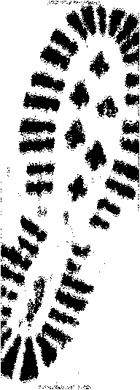
%> input picture report/report_images/2_testing_1.png, 140 x 390 px
$ octave --eval "result = preprocessImage(imread('report/report_images/2_testing_1.png'));"   (GNU Octave 9; MATLAB toolbox functions it lacks are replaced by stand-ins)
%> lines starting %> are read from the running program, lines starting %| are printed output that depends on the picture; in (x1, y1, x2, y2) boxes, pixels count from 0 and x2, y2 are one past the last pixel; in counts of white or black regions, pixels touching at a corner belong together; the program's own positions count from 1
%% Code to preprocess the images

%% Correct for arbitrary orientation
function im_rotated = preprocessImage(im)
% [7 lines of commented-out code are left out]
im_bin = (medfilt2(im, [5 5]) < 255);
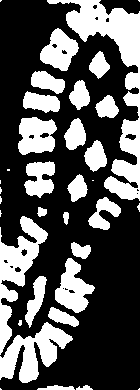
%> im_bin: size 390x140 logical; 34.2% white; 35 white regions (12 under 20 px), largest, box (x1, y1, x2, y2) and area: (47, 0, 140, 201) 4752, (0, 216, 48, 355) 2292, (0, 322, 73, 383) 2083
% further preprocessing to get clean mask if necessary
im_bin = (medfilt2(im_bin, [10 10]));  % get rid of corner outliers
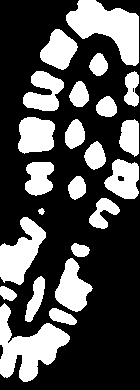
%> im_bin: size 390x140 logical; 32.3% white; 23 white regions, largest, box (x1, y1, x2, y2) and area: (0, 303, 70, 382) 2586, (66, 0, 139, 66) 2571, (0, 217, 46, 285) 1658
% m_bin = bwareaopen(im_bin, 10); % get rid of speckles around the border of the image

% remove pixels outside of footprint track (white border is unnecessary)
im(im_bin == 0) = 0;
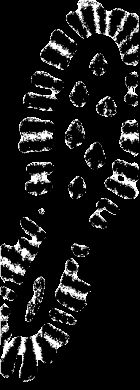
%> im: size 390x140 uint8; min 0, max 255, mean 24.4

% find edges of mask
BW = edge(im_bin,'sobel');
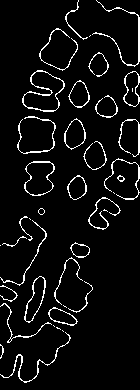
%> BW: size 390x140 logical; 5.9% white in thin lines or dots

% final longest connected component (longest edge)
CC = bwconncomp(BW);
%> CC = 40 connected components
numPixels = cellfun(@numel,CC.PixelIdxList);
%> numPixels = 40 values, max 247 at index 10, min 1 at index 1, mean 80.67
[largestComponent,idx] = max(numPixels);
%> largestComponent = 247; idx = 10

% if largestComponent < 30  % I think I needed this last time but it fails
% on right/2861.png
if isempty(idx)
    % im is already correctly oriented
    im_rotated = im;

    % return cropped image
    mask = im_bin;
    [rowMask, colMask] = ind2sub(size(mask), find(mask == 1));

    minRow = min(rowMask);
    maxRow = max(rowMask);
    minCol = min(colMask);
    maxCol = max(colMask);

    im_rotated = im_rotated(minRow:maxRow, minCol:maxCol);
elseif largestComponent < 30
    % im is already correctly oriented
    im_rotated = im;

    % return cropped image
    mask = im_bin;
    [rowMask, colMask] = ind2sub(size(mask), find(mask == 1));

    minRow = min(rowMask);
    maxRow = max(rowMask);
    minCol = min(colMask);
    maxCol = max(colMask);

    im_rotated = im_rotated(minRow:maxRow, minCol:maxCol);
else
    % find leftmost and rightmost points of longest edge
    [row, col] = ind2sub(size(im), CC.PixelIdxList{idx});
%> row = 247 values, max 112 at index 80, min 71 at index 210, mean 93.28; col = 247 values, max 65 at index 198, min 23 at index 1, mean 43.94
    minColInd = find(col == min(col));
%> minColInd = [1; 2; 6; 9; 12]
    maxColInd = find(col == max(col));
%> maxColInd = [198; 202; 206; 209]

    ptLeft = [row(minColInd(1)) col(minColInd(1))];
%> ptLeft = [99 23]
    ptRight = [row(maxColInd(1)) col(maxColInd(1))];
%> ptRight = [87 65]
%     BW(CC.PixelIdxList{idx}) = 0;  % remove longest edge for visual verification

    % rotate image according to rotation of longest edge
    rad = atan2((ptRight(1) - ptLeft(1)), (ptRight(2) - ptLeft(2))) + pi/2;
%> rad = 1.29
    im_rotated = imrotate(im, rad2deg(rad));
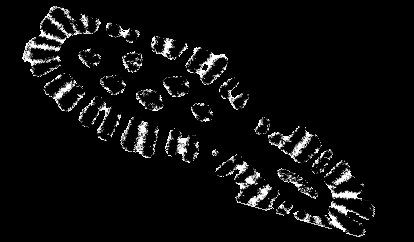
%> im_rotated: size 242x414 uint8; min 0, max 255, mean 13.3

    % return cropped, rotated image
    mask = imrotate(im_bin, rad2deg(rad));
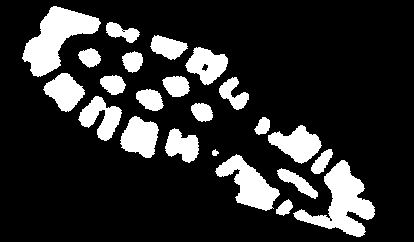
%> mask: size 242x414 logical; 17.6% white; 23 white regions, largest, box (x1, y1, x2, y2) and area: (293, 160, 375, 237) 2587, (22, 6, 101, 77) 2571, (215, 154, 280, 211) 1658
    [rowMask, colMask] = ind2sub(size(mask), find(mask == 1));
%> rowMask = 17657 values from 7 to 237; colMask = 17657 values from 23 to 375

    minRow = min(rowMask);
%> minRow = 7
    maxRow = max(rowMask);
%> maxRow = 237
    minCol = min(colMask);
%> minCol = 23
    maxCol = max(colMask);
%> maxCol = 375

    im_rotated = im_rotated(minRow:maxRow, minCol:maxCol);
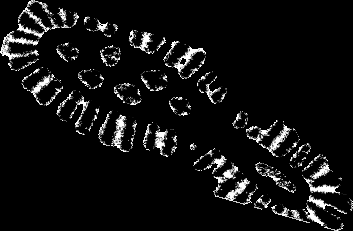
%> im_rotated: size 231x353 uint8; min 0, max 255, mean 16.4
end

% [18 lines of commented-out code are left out]

$ run again, on report/report_images/2_testing_2.png
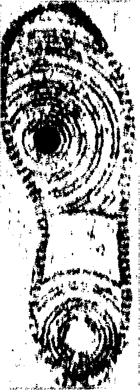
%> input picture report/report_images/2_testing_2.png, 140 x 390 px
%> in preprocessImage, `im_bin = (medfilt2(im, [5 5]) < 255);`:
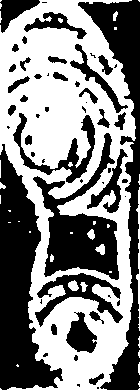
%> im_bin: size 390x140 logical; 51.8% white; 52 black regions (22 under 20 px), largest, box (x1, y1, x2, y2) and area: (0, 144, 63, 390) 7774, (78, 0, 140, 390) 6130, (33, 133, 119, 280) 4777
%> BW: size 390x140 logical; 6.9% white in thin lines or dots
%> CC = 40 connected components
%> numPixels = 40 values, max 923 at index 2, min 1 at index 9, mean 93.92
%> largestComponent = 923; idx = 2
%> row = 923 values, max 390 at index 381, min 143 at index 1, mean 272.6; col = 923 values, max 133 at index 578, min 1 at index 1, mean 83.24
%> minColInd = [1; 2; 4]
%> maxColInd = [578; 580; 582; 584; 586; 588; 590; 592; 594; 596; 598]
%> ptLeft = [143 1]
%> ptRight = [303 133]
%> rad = 2.45
%> mask: size 390x357 logical; 20.5% white; 5 white regions (2 under 20 px), largest, box (x1, y1, x2, y2) and area: (49, 27, 313, 367) 28408, (227, 117, 238, 128) 65, (186, 131, 193, 138) 29
%> rowMask = 28531 values from 28 to 367; colMask = 28531 values from 50 to 313
%> minRow = 28
%> maxRow = 367
%> minCol = 50
%> maxCol = 313
%> in preprocessImage, `im_rotated = im_rotated(minRow:maxRow, minCol:maxCol);`:
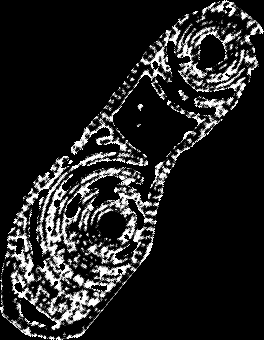
%> im_rotated: size 340x264 uint8; min 0, max 255, mean 34.3

$ run again, on report/report_images/2_training_1.png
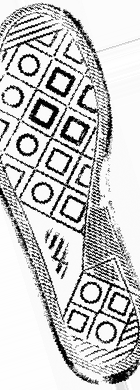
%> input picture report/report_images/2_training_1.png, 140 x 390 px
%> in preprocessImage, `BW = edge(im_bin,'sobel');`:
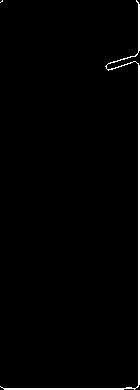
%> BW: size 390x140 logical; 2% white; 2 white regions (1 under 20 px), largest, box (x1, y1, x2, y2) and area: (0, 0, 140, 390) 1100
%> CC = 2 connected components
%> numPixels = [4 1100]
%> largestComponent = 1100; idx = 2
%> row = 1100 values, max 390 at index 6, min 1 at index 1100, mean 233.7; col = 1100 values, max 140 at index 270, min 1 at index 1, mean 121.1
%> minColInd = 1
%> maxColInd = 367 values from 270 to 1094
%> ptLeft = [387 1]
%> ptRight = [385 140]
%> rad = 1.56
%> mask: size 146x392 logical; 94.1% white; 2 black regions, box (x1, y1, x2, y2) and area: (0, 0, 392, 146) 2223, (0, 137, 369, 146) 1179
%> rowMask = 53830 values from 2 to 146; colMask = 53830 values from 1 to 391
%> minRow = 2
%> maxRow = 146
%> minCol = 1
%> maxCol = 391
%> in preprocessImage, `im_rotated = im_rotated(minRow:maxRow, minCol:maxCol);`:
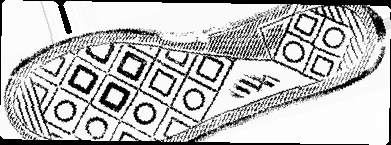
%> im_rotated: size 145x391 uint8; min 0, max 255, mean 190.7
